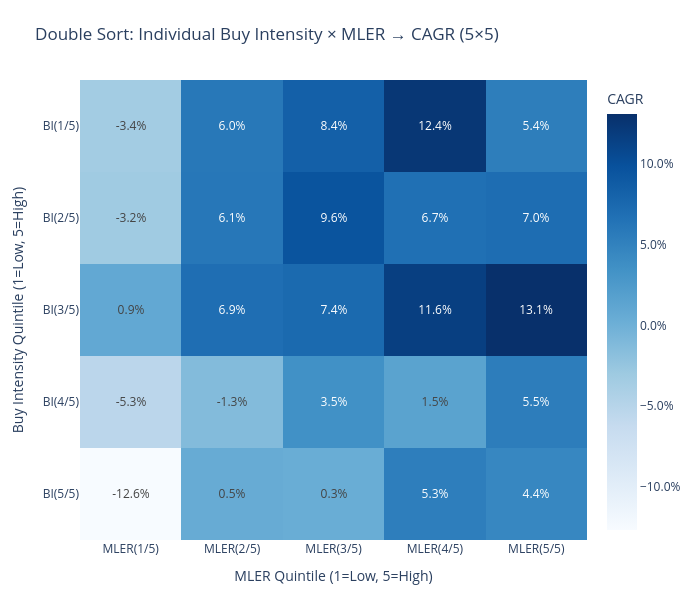

The notebook cell this image was saved under:
### Code cell
# ============================================================
# 개인 매수강도 × MLER  5×5 Double Sort → CAGR 히트맵
# ============================================================
import plotly.graph_objects as go

N_BINS = 5

# ── 1) 개인 매수강도 계산 ────────────────────────────────────
# 공통 인덱스/컬럼으로 정렬하여 나눗셈
common_idx  = individual20.index.intersection(market_cap.index)
common_cols = individual20.columns.intersection(market_cap.columns)
buy_intensity = individual20.loc[common_idx, common_cols] / market_cap.loc[common_idx, common_cols]

print(f"개인 매수강도 shape: {buy_intensity.shape}")
print(f"기간: {buy_intensity.index[0].date()} ~ {buy_intensity.index[-1].date()}")
print(f"유효값 비율: {buy_intensity.notna().values.mean():.2%}\n")

# ── 2) double_sort_cagr 재활용 ───────────────────────────────
#   1차 정렬 = 개인 매수강도 (cr_data 인자에 전달)
#   2차 정렬 = MLER
cagr_ind_mler = double_sort_cagr(
    cr_data    = buy_intensity,
    mler_df    = mler,
    ret_df     = monthly_return,
    month_ends = month_ends,
    n_bins_cr  = N_BINS,
    n_bins_mler= N_BINS,
    # 필터 / 비용 파라미터
    trading_value_60_df = trading_value_60,
    trading_threshold   = 0.1,
    daily_ret_df        = daily_ret,
    trading_value_df    = trading_value,
    Amihud_threshold    = 0.2,
    high_cost           = 0.008,
    low_cost            = 0.003,
    wins_threshold      = 0.01,
    weight_method       = 'Equal',
    market_cap_df       = market_cap
)

# 라벨 수정 (CR → BI)
cagr_ind_mler.index   = [f"BI({i+1}/{N_BINS})" for i in range(N_BINS)]
cagr_ind_mler.columns = [f"MLER({j+1}/{N_BINS})" for j in range(N_BINS)]

print("CAGR 행렬:")
print(cagr_ind_mler.to_string(float_format="{:.2%}".format))

# ── 3) 히트맵 시각화 ─────────────────────────────────────────
text_vals = [[f"{v:.1%}" if not np.isnan(v) else "" for v in row]
             for row in cagr_ind_mler.values]

fig = go.Figure(data=go.Heatmap(
    z=cagr_ind_mler.values,
    x=cagr_ind_mler.columns.tolist(),
    y=cagr_ind_mler.index.tolist(),
    colorscale="Blues",
    text=text_vals,
    texttemplate="%{text}",
    textfont=dict(size=12),
    colorbar=dict(title="CAGR", tickformat=".1%"),
))

fig.update_layout(
    title="Double Sort: Individual Buy Intensity × MLER → CAGR (5×5)",
    xaxis_title="MLER Quintile (1=Low, 5=High)",
    yaxis_title="Buy Intensity Quintile (1=Low, 5=High)",
    yaxis=dict(autorange="reversed"),
    template="plotly_white",
    width=700,
    height=600,
    margin=dict(l=80, r=60, t=80, b=60)
)

fig.show()

### Figure 1 — Plotly figure (JSON) as saved in the notebook; plotly's stock layout.template omitted (floating-point values rounded to 4 significant figures)
{"data": [{"colorbar": {"tickformat": ".1%", "title": {"text": "CAGR"}}, "colorscale": [[0, "rgb(247,251,255)"], [0.125, "rgb(222,235,247)"], [0.25, "rgb(198,219,239)"], [0.375, "rgb(158,202,225)"], [0.5, "rgb(107,174,214)"], [0.625, "rgb(66,146,198)"], [0.75, "rgb(33,113,181)"], [0.875, "rgb(8,81,156)"], [1, "rgb(8,48,107)"]], "text": [["-3.4%", "6.0%", "8.4%", "12.4%", "5.4%"], ["-3.2%", "6.1%", "9.6%", "6.7%", "7.0%"], ["0.9%", "6.9%", "7.4%", "11.6%", "13.1%"], ["-5.3%", "-1.3%", "3.5%", "1.5%", "5.5%"], ["-12.6%", "0.5%", "0.3%", "5.3%", "4.4%"]], "textfont": {"size": 12}, "texttemplate": "%{text}", "type": "heatmap", "x": ["MLER(1/5)", "MLER(2/5)", "MLER(3/5)", "MLER(4/5)", "MLER(5/5)"], "y": ["BI(1/5)", "BI(2/5)", "BI(3/5)", "BI(4/5)", "BI(5/5)"], "z": [[-0.03402, 0.05971, 0.0836, 0.1241, 0.05409], [-0.03156, 0.06067, 0.09557, 0.06717, 0.07016], [0.008905, 0.06913, 0.07375, 0.1161, 0.1306], [-0.05313, -0.01332, 0.03485, 0.01516, 0.05495], [-0.1265, 0.005452, 0.003322, 0.05342, 0.04441]]}], "layout": {"height": 600, "margin": {"b": 60, "l": 80, "r": 60, "t": 80}, "title": {"text": "Double Sort: Individual Buy Intensity × MLER → CAGR (5×5)"}, "width": 700, "xaxis": {"title": {"text": "MLER Quintile (1=Low, 5=High)"}}, "yaxis": {"autorange": "reversed", "title": {"text": "Buy Intensity Quintile (1=Low, 5=High)"}}}}
